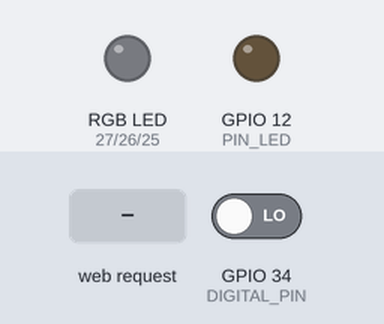
This sketch was run on a simulated ESP32. Parts: an RGB LED mixed from three pins (HIGH = lit), output pins drawn as LEDs (lit = HIGH). Dashed ring = blinking. The inputs (shaded band) are chosen by the test bench; at power-on: GPIO 34 (DIGITAL_PIN) LOW. WiFi joins after 1.5 s; servers stay silent unless stated; what the sketch prints to the serial monitor is not drawn.

Above: at 3.7 s.
3.8 s: GPIO 34 (DIGITAL_PIN) driven HIGH
At 4.05 s:
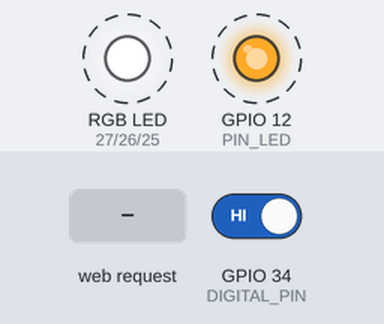
6.8 s: HTTP request GET /BUTTON_ON received
9.8 s: HTTP request GET /BUTTON_OFF received
12.8 s: GPIO 34 (DIGITAL_PIN) driven LOW
At 12.8 s:
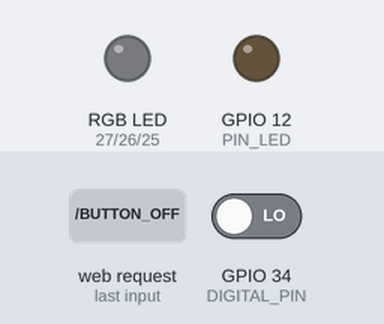
14.3 s: HTTP request GET /BUTTON_ON?R=1 received
At 15.4 s:
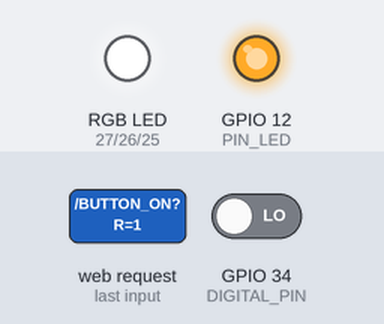
Timing chart, 0 to 16.8 s (numbered marks = the images above; inputs shaded):
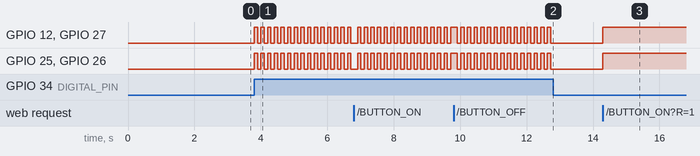

Measured:
- after the input at 3.8 s, GPIO 12 (PIN_LED), GPIO 25 (RGB_BLUE), GPIO 26 (RGB_GREEN), GPIO 27 (RGB_RED): alternates HIGH for 0.10 s and LOW for 0.10 s, starting at once
- after the input at 12.8 s, GPIO 12 (PIN_LED), GPIO 25 (RGB_BLUE), GPIO 26 (RGB_GREEN), GPIO 27 (RGB_RED): stops changing and stays LOW
- after the input at 14.3 s, GPIO 12 (PIN_LED), GPIO 25 (RGB_BLUE), GPIO 26 (RGB_GREEN), GPIO 27 (RGB_RED): LOW → HIGH at once

The sketch:

espcode_to_website_Sound_Sensor.ino
```cpp
#include "esp_html.h"
#include <WiFi.h>
#include <WebServer.h>

#define LOCAL_SSID "Put_Your_WiFi_SSID_HERE" //change to your WiFi network
#define LOCAL_PASS "Put_Your_WiFi_Password_HERE" //change to your WiFi network
#define PIN_LED 12 //Set GPIO PIN for turning LED ON/OFF
#define DIGITAL_PIN 34  //set Digital PIN for Sound Sensor
#define RGB_BLUE 25 //set Digital Blue Pin for RGB
#define RGB_GREEN 26 //set Digital Green Pin for RGB
#define RGB_RED 27 //set Digital Red Pin for RGB

//set rgb global colors as white initially
int red = 255, blue = 255, green = 255;

// Create a WebServer object that listens on port 80
WebServer server(80);

// state of LED, initially off
bool LED_State = false;

void setup() {
  Serial.begin(115200);
  delay(500);

  // Setting LED pin
  pinMode(PIN_LED, OUTPUT);

  // Setting LED to OFF
  digitalWrite(PIN_LED, LOW);

  // Setting RGB Pin
  pinMode(RGB_BLUE, OUTPUT);
  pinMode(RGB_GREEN, OUTPUT);
  pinMode(RGB_RED, OUTPUT);

  // Setting RGB to OFF
  digitalWrite(RGB_BLUE, LOW);
  digitalWrite(RGB_GREEN, LOW);
  digitalWrite(RGB_BLUE, LOW);

  // Set the digital pin for input
  pinMode(DIGITAL_PIN, INPUT);

  delay(500);
  // Start WiFi and server
  connectWiFiAndStartServer();
}

void loop() {
  // Regularly handle client incoming requests
  server.handleClient();

  // Perform a digital read
  int digitalVal = digitalRead(DIGITAL_PIN);

  // Check if the digital value indicates sound detection
  if(digitalVal == HIGH)
    {
      if(LED_State == true) {
        LED_State = false;
        Serial.println("Sound Sensor: LED OFF");
        digitalWrite(PIN_LED, LOW); // Turn ON Arduino's LED
        setColor(0,0,0); //Turn off RGB
        delay(100);
      }

      else {
        LED_State = true;
        Serial.println("Sound Sensor: LED ON");
        digitalWrite(PIN_LED, HIGH); // Turn ON Arduino's LED
        setColor(red,green,blue); //Turn on RGB to white color
        delay(100);
      }
    }

  //troubleshooting sound sensor digital output HIGH = 1/LOW = 0
  /*
  Serial.print("Digital Value: ");
  Serial.println(digitalVal);
  delay(500);*/
}

//Establish WiFi connection and start server, runs in setup()
void connectWiFiAndStartServer() {
  WiFi.begin(LOCAL_SSID, LOCAL_PASS);
  while (WiFi.status() != WL_CONNECTED) {
    delay(500);
    Serial.print(".");
  }

  Serial.println("Connected to WiFi");
  Serial.println("Paste IP address into web-browser!");
  Serial.print("IP address: "); Serial.println(WiFi.localIP());

  server.on("/", SendWebsite);
  server.on("/xml", SendXML);
  server.on("/BUTTON_ON", ProcessButtonOn);
  server.on("/BUTTON_OFF", ProcessButtonOff);
  server.on("/COLOR", HTTP_PUT, ProcessSetColor);
  server.begin();
}

//Send website
void SendWebsite() {
  server.send(200, "text/html", PAGE_MAIN);
}

//SendXML
void SendXML() {
  String xml = "<?xml version='1.0'?>\n<Data>\n";
  xml += "<LED>" + String(LED_State ? "1" : "0") + "</LED>\n";
  xml += "</Data>\n";
  server.send(200, "text/xml", xml);
}

//sets rgb color
void setColor(int redValue, int greenValue, int blueValue) {
  analogWrite(RGB_RED, redValue);
  analogWrite(RGB_GREEN, greenValue);
  analogWrite(RGB_BLUE, blueValue);
}

//Process button as ON from website
void ProcessButtonOn() {
  LED_State = true;
  digitalWrite(PIN_LED, HIGH);
  setColor(red,green,blue);
  Serial.println("Website: LED ON");
  server.send(200, "text/plain", "LED ON");
}

//Process button as OFF from website
void ProcessButtonOff() {
  LED_State = false;
  digitalWrite(PIN_LED, LOW);
  setColor(0,0,0);
  Serial.println("Website: LED OFF");
  server.send(200, "text/plain", "LED OFF");
}

//Process rgb color from website
void ProcessSetColor() {
  String redValue = server.arg("R");
  String greenValue = server.arg("G");
  String blueValue = server.arg("B");

  red = redValue.toInt();
  green = greenValue.toInt();
  blue = blueValue.toInt();

  if (red >= 0 && red <= 255 && green >= 0 && green <= 255 && blue >= 0 && blue <= 255) {
    setColor(red, green, blue);
    server.send(200, "text/plain", "Color set");
  } else {
    server.send(400, "text/plain", "Invalid color values");
  }
}
```

esp_html.h
```cpp
#ifndef ESP_HTML_H
#define ESP_HTML_H

// Your HTML content or declarations go here
const char PAGE_MAIN[] PROGMEM = R"=====(

<!DOCTYPE html>
<html lang="en">
<head>
    <meta charset="UTF-8">
    <meta name="viewport" content="width=device-width, initial-scale=1.0">
    <title>ESP32 Control</title>
    <style>
        body {
            font-family: Verdana, Arial, sans-serif;
            background-color: #efefef;
        }
        .navbar {
            width: 100%;
            height: 50px;
            background-color: #FFF;
            border-bottom: 5px solid #293578;
            padding: 10px 0;
            text-align: center;
            font-size: 24px;
            font-weight: bold;
        }
        .container {
            max-width: 600px;
            height: auto;
            margin: 20px auto;
            text-align: center;
            background-color: lightgrey;
            border-radius: 10px;
            border: 2px solid #333;
            box-shadow: 4px 4px 8px rgba(0, 0, 0, 0.3);
            padding: 20px;
        }
        .btn {
            background-color: #444444;
            border: none;
            color: white;
            padding: 10px 20px;
            text-align: center;
            text-decoration: none;
            display: inline-block;
            font-size: 16px;
            margin: 4px 2px;
            cursor: pointer;
        }
        .foot {
            font-size: 20px;
            text-align: center;
            color: #AAAAAA;
            padding: 10px 0;
        }
        .led-container {
            margin: 20px auto;
            display: flex;
            justify-content: center;
            align-items: center;
            flex-direction: column;
        }
        .led {
            width: 100px;
            height: 100px;
            border-radius: 50%;
            background-color: #FFFFFF;
            box-shadow: 0 0 15px rgba(0, 0, 0, 0.5);
            position: relative;
            transition: background-color 0.5s, box-shadow 0.5s;
        }
        .led:before {
            content: '';
            position: absolute;
            width: 100%;
            height: 100%;
            border-radius: 50%;
            top: 0;
            left: 0;
            background: radial-gradient(circle at center, rgba(255, 255, 255, 0.4) 0%, rgba(0, 0, 0, 0) 60%);
            transition: opacity 0.5s;
        }
        .led-on:before {
            opacity: 1;
        }
        .led-off:before {
            opacity: 0;
        }
        .toggle {
            position: relative;
            display: inline-block;
            width: 100px;
            height: 52px;
            background-color: red;
            border-radius: 30px;
            border: 2px solid gray;
        }
        .toggle:after {
            content: '';
            position: absolute;
            width: 50px;
            height: 50px;
            border-radius: 50%;
            background-color: gray;
            top: 1px;
            left: 1px;
            transition: all 0.5s;
        }
        p {
            font-family: Verdana, Arial, sans-serif;
            font-weight: bold;
            color: white;
        }
        .checkbox:checked + .toggle::after {
            left: 49px;
        }
        .checkbox:checked + .toggle {
            background-color: green;
        }
        .checkbox {
            display: none;
        }
        .toggleButton {
            padding-top: 40px;
            padding-bottom: 40px;
        }
        .color-controls {
            margin-top: 20px;
        }
        .color-controls input {
            width: 60px;
            margin: 5px;
            text-align: center;
        }
    </style>
</head>
<body>
    <div class="navbar">ESP32 Control</div>
    <div class="container">
        <h2>Control LED</h2>
        <div class="led-container">
            <div id="led" class="led led-off"></div>
            <div class="toggleButton">
                <center>
                    <input type="checkbox" id="switch" class="checkbox" onclick="sendToggleState()" />
                    <label for="switch" class="toggle">
                        <p>ON &nbsp;&nbsp; OFF</p>
                    </label>
                </center>
            </div>
            <div class="color-controls">
                <h3>Set RGB</h3>
                <input type="number" id="red" placeholder="R" min="0" max="255">
                <input type="number" id="green" placeholder="G" min="0" max="255">
                <input type="number" id="blue" placeholder="B" min="0" max="255">
                <button class="btn" onclick="setColor()">Set Color</button>
            </div>
        </div>
        <footer class="foot">ESP32 Web Page</footer>
    </div>
    <script type="text/javascript">
        function sendToggleState() {
            var switchElement = document.getElementById('switch');
            var ledElement = document.getElementById('led');
            var state = switchElement.checked ? 'ON' : 'OFF';
            console.log('Current toggle state:', state);

            if (switchElement.checked) {
                ledElement.classList.remove('led-off');
                ledElement.classList.add('led-on');
            } else {
                ledElement.classList.remove('led-on');
                ledElement.classList.add('led-off');
            }

            var xhttp = new XMLHttpRequest();
            xhttp.open("PUT", "/BUTTON_" + state, true);
            xhttp.send();
        }

        function setColor() {
            var red = parseInt(document.getElementById('red').value, 10);
            var green = parseInt(document.getElementById('green').value, 10);
            var blue = parseInt(document.getElementById('blue').value, 10);


            if (isNaN(red) || red < 0 || red > 255) {
                red = 0;
            }
            if (isNaN(green) || green < 0 || green > 255) {
                green = 0;
            }
            if (isNaN(blue) || blue < 0 || blue > 255) {
                blue = 0;
            }

            var color = 'rgb(' + red + ',' + green + ',' + blue + ')';
            var ledElement = document.getElementById('led');

            ledElement.style.backgroundColor = color;
            ledElement.style.boxShadow = '0 0 20px ' + color;


            var xhttp = new XMLHttpRequest();
            xhttp.open("PUT", "/COLOR?R=" + red + "&G=" + green + "&B=" + blue, true);
            xhttp.send();
        }
    </script>
</body>
</html>

)=====";

#endif // ESP_HTML_H
```
